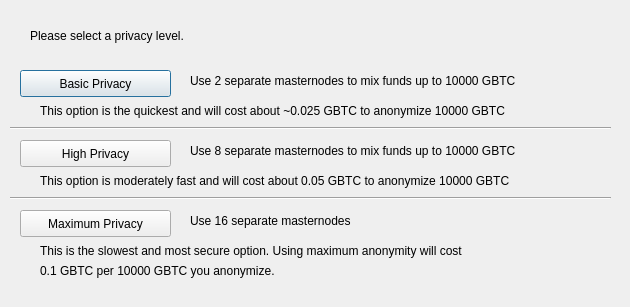
<?xml version="1.0" encoding="UTF-8"?>
<ui version="4.0">
 <class>DarksendConfig</class>
 <widget class="QDialog" name="DarksendConfig">
  <property name="geometry">
   <rect>
    <x>0</x>
    <y>0</y>
    <width>630</width>
    <height>307</height>
   </rect>
  </property>
  <property name="windowTitle">
   <string>Configure Darksend</string>
  </property>
  <widget class="QPushButton" name="buttonBasic">
   <property name="geometry">
    <rect>
     <x>20</x>
     <y>70</y>
     <width>151</width>
     <height>27</height>
    </rect>
   </property>
   <property name="text">
    <string>Basic Privacy</string>
   </property>
  </widget>
  <widget class="QPushButton" name="buttonHigh">
   <property name="geometry">
    <rect>
     <x>20</x>
     <y>140</y>
     <width>151</width>
     <height>27</height>
    </rect>
   </property>
   <property name="text">
    <string>High Privacy</string>
   </property>
  </widget>
  <widget class="QPushButton" name="buttonMax">
   <property name="geometry">
    <rect>
     <x>20</x>
     <y>210</y>
     <width>151</width>
     <height>27</height>
    </rect>
   </property>
   <property name="text">
    <string>Maximum Privacy</string>
   </property>
  </widget>
  <widget class="QLabel" name="label">
   <property name="geometry">
    <rect>
     <x>30</x>
     <y>20</y>
     <width>571</width>
     <height>31</height>
    </rect>
   </property>
   <property name="text">
    <string>Please select a privacy level.</string>
   </property>
  </widget>
  <widget class="QLabel" name="label_2">
   <property name="geometry">
    <rect>
     <x>190</x>
     <y>70</y>
     <width>421</width>
     <height>21</height>
    </rect>
   </property>
   <property name="text">
    <string>Use 2 separate masternodes to mix funds up to 10000 GBTC</string>
   </property>
  </widget>
  <widget class="QLabel" name="label_3">
   <property name="geometry">
    <rect>
     <x>190</x>
     <y>140</y>
     <width>411</width>
     <height>21</height>
    </rect>
   </property>
   <property name="text">
    <string>Use 8 separate masternodes to mix funds up to 10000 GBTC</string>
   </property>
  </widget>
  <widget class="QLabel" name="label_4">
   <property name="geometry">
    <rect>
     <x>190</x>
     <y>210</y>
     <width>421</width>
     <height>21</height>
    </rect>
   </property>
   <property name="text">
    <string>Use 16 separate masternodes</string>
   </property>
  </widget>
  <widget class="QLabel" name="label_6">
   <property name="geometry">
    <rect>
     <x>40</x>
     <y>100</y>
     <width>561</width>
     <height>21</height>
    </rect>
   </property>
   <property name="text">
    <string>This option is the quickest and will cost about ~0.025 GBTC to anonymize 10000 GBTC</string>
   </property>
  </widget>
  <widget class="QLabel" name="label_7">
   <property name="geometry">
    <rect>
     <x>40</x>
     <y>170</y>
     <width>561</width>
     <height>21</height>
    </rect>
   </property>
   <property name="text">
    <string>This option is moderately fast and will cost about 0.05 GBTC to anonymize 10000 GBTC</string>
   </property>
  </widget>
  <widget class="QLabel" name="label_8">
   <property name="geometry">
    <rect>
     <x>40</x>
     <y>240</y>
     <width>561</width>
     <height>21</height>
    </rect>
   </property>
   <property name="text">
    <string>This is the slowest and most secure option. Using maximum anonymity will cost</string>
   </property>
  </widget>
  <widget class="QLabel" name="label_9">
   <property name="geometry">
    <rect>
     <x>40</x>
     <y>260</y>
     <width>561</width>
     <height>21</height>
    </rect>
   </property>
   <property name="text">
    <string>0.1 GBTC per 10000 GBTC you anonymize.</string>
   </property>
  </widget>
  <widget class="Line" name="line">
   <property name="geometry">
    <rect>
     <x>10</x>
     <y>120</y>
     <width>601</width>
     <height>16</height>
    </rect>
   </property>
   <property name="orientation">
    <enum>Qt::Horizontal</enum>
   </property>
  </widget>
  <widget class="Line" name="line_2">
   <property name="geometry">
    <rect>
     <x>10</x>
     <y>190</y>
     <width>601</width>
     <height>16</height>
    </rect>
   </property>
   <property name="orientation">
    <enum>Qt::Horizontal</enum>
   </property>
  </widget>
 </widget>
 <resources/>
 <connections/>
</ui>
